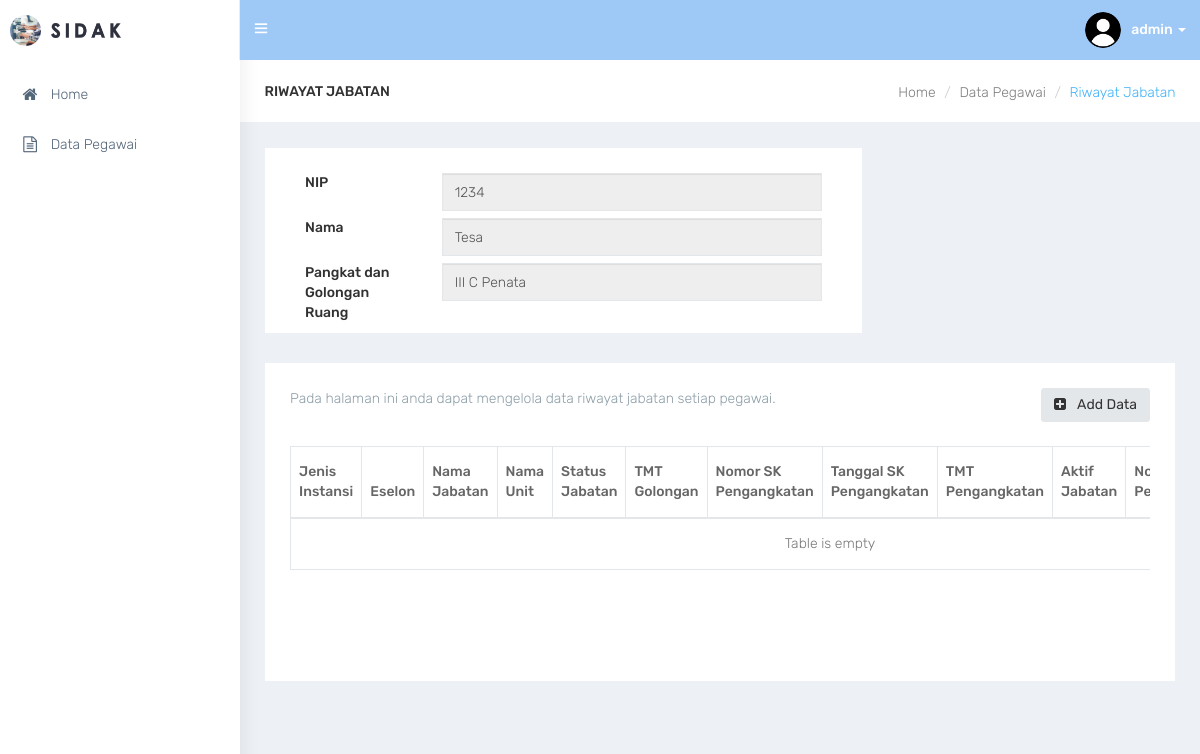
Before: /jabatan/2 (signed in) with the older database file.
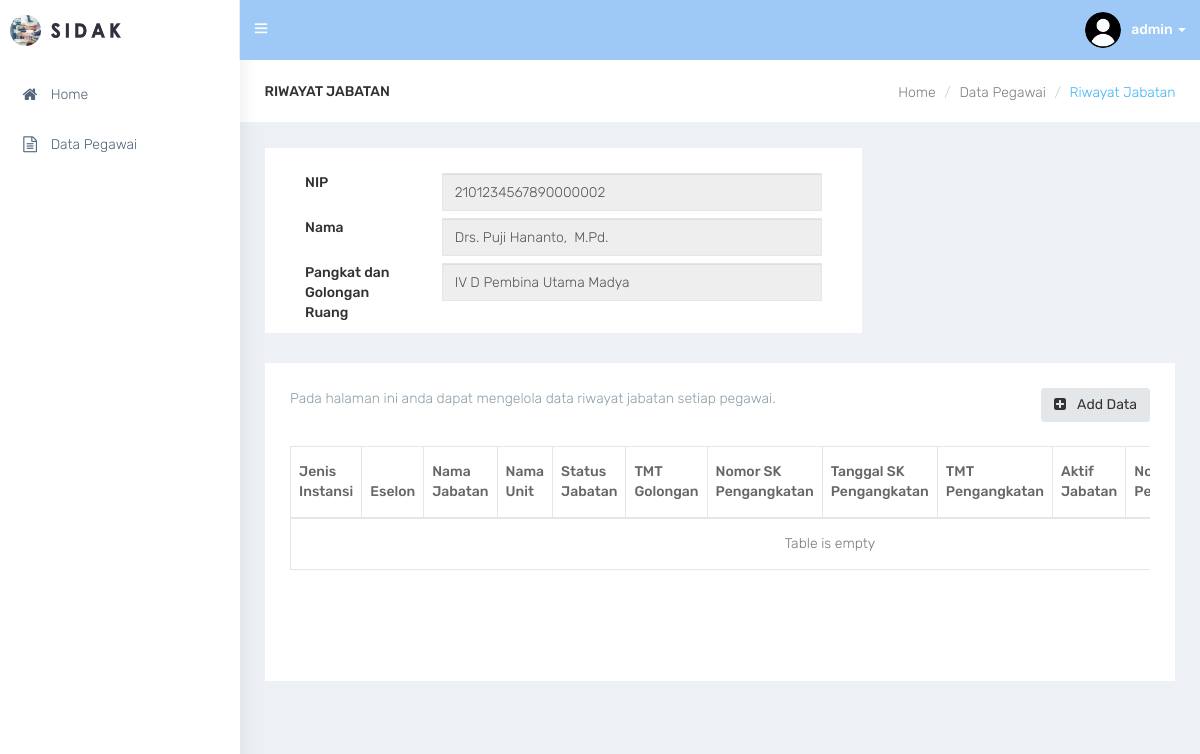
After: the same page with the newer database file.
### tables this page shows
CREATE TABLE `pegawai` (
  `pe_id` int(11) NOT NULL,
  `pe_nama` varchar(255) NOT NULL,
  `pe_nip` varchar(30) NOT NULL,
  `pa_id` int(11) NOT NULL,
  `pe_tempat_lahir` varchar(100) NOT NULL,
  `pe_tanggal_lahir` date NOT NULL,
  `pe_jenis_kelamin` varchar(20) NOT NULL,
  `ag_id` int(11) NOT NULL,
  `st_id` int(11) NOT NULL,
  `pe_no_hp` varchar(15) NOT NULL,
  `pe_email` varchar(100) NOT NULL,
  `pe_no_bpjs` varchar(30) NOT NULL,
  `pr_id` char(2) NOT NULL,
  `kb_id` char(4) NOT NULL,
  `kc_id` char(7) NOT NULL,
  `kl_id` char(10) NOT NULL,
  `pe_alamat` varchar(255) NOT NULL,
  `pe_hobi` varchar(100) NOT NULL
);

CREATE TABLE `pangkat` (
  `pa_id` int(11) NOT NULL,
  `pa_keterangan` varchar(100) NOT NULL
);

### jabatan.php (the view, shortened to what the changed rows need)
    <div id="page-wrapper">
        <div class="container-fluid">
            <div class="row bg-title">
                <div class="col-lg-3 col-md-4 col-sm-4 col-xs-12">
                    <h4 class="page-title">Riwayat Jabatan</h4>
                </div>
                <div class="col-lg-9 col-sm-8 col-md-8 col-xs-12">
                    <ol class="breadcrumb">
                        <li><a href="index">Home</a></li>
                        <li><a href="data">Data Pegawai</a></li>
                        <li class="active">Riwayat Jabatan</li>
                    </ol>
                </div>
            </div>
            <div class="row">
                <div class="col-sm-12">
                    <?php
                        require_once(__DIR__.'/lib/config.php');
                        if (isset($_GET['id'])) {
                            $id = $_GET['id'];
                            $peg_sql = "SELECT * FROM pegawai JOIN pangkat USING(pa_id) WHERE pe_id='$id'";
                            $peg_query = $conn->query($peg_sql);
                            $peg = $peg_query->fetch(PDO::FETCH_OBJ);
                        }
                    ?>
                </div>
            </div>
<div class="row">
                <div class="col-sm-8">
                    <div class="white-box">
                        <form>
                            <div class="form-group">
                                <label class="col-sm-3">NIP</label>
                                <div class="col-sm-9"><input type="text" name="nip" class="form-control" value="<?php echo $peg->pe_nip; ?>" disabled></div>
                                <br>
                            </div>
                            <div class="form-group">
                                <label class="col-sm-3">Nama</label>
                                <div class="col-sm-9"><input type="text" name="nama" class="form-control" value="<?php echo $peg->pe_nama; ?>" disabled></div>
                                <br>
                            </div>
                            <div class="form-group">
                                <label class="col-sm-3">Pangkat dan Golongan Ruang</label>
                                <div class="col-sm-9"><input type="text" name="pangkat" class="form-control" value="<?php echo $peg->pa_keterangan; ?>" disabled></div>
                                <br>
                            </div>
                        </form>
                    </div>
                </div>
            </div>
            <div class="row">
                <div class="col-sm-12">
                    <div class="white-box">
                        <a href="jabatan-add/<?php echo $id ?>" class="btn btn-default pull-right m-l-20 hidden-xs hidden-sm waves-effect waves-light"><i class="fa fa-plus-square fa-fw" aria-hidden="true"></i> Add Data</a>
                        <p class="text-muted">Pada halaman ini anda dapat mengelola data riwayat jabatan setiap pegawai.</p><br>
                        <div class="table-responsive">
                            <table class="table table-bordered" id="table_id">
                                <thead>
                                    <tr>
                                        <th>Jenis Instansi</th>
                                        <th>Eselon</th>
                                        <th>Nama Jabatan</th>
                                        <th>Nama Unit</th>
                                        <th>Status Jabatan</th>
                                        <th>TMT Golongan</th>
                                        <th>Nomor SK Pengangkatan</th>
                                        <th>Tanggal SK Pengangkatan</th>
                                        <th>TMT Pengangkatan</th>
                                        <th>Aktif Jabatan</th>
                                        <th>Nomor SK Pemberhentian</th>
                                    </tr>
                                </thead>
                                <tbody>
                                    <?php
                                        $sql = "SELECT * FROM jabatan JOIN pangkat USING(pa_id) WHERE pe_id='$id'";
                                        $query = $conn->query($sql);
                                        $check = $query->rowCount();
                                        if ($check >= 1) {
                                            while($data = $query->fetch(PDO::FETCH_OBJ)){
                                                echo '
                                                <tr>
                                                <td>'.$data->jb_jenis_instansi.'</td>
                                                <td>'.substr($data->pa_keterangan,0,5).'</td>
                                                <td>'.$data->jb_nama_jabatan.'</td>
                                                <td>'.$data->jb_nama_unit.'</td>
                                                <td>'.$data->jb_status_jabatan.'</td>
                                                <td>'.date("d/m/Y", strtotime($data->jb_tmt_golongan)).'</td>
                                                <td>'.$data->jb_no_sk_pengangkatan.'</td>
                                                <td>'.date("d/m/Y", strtotime($data->jb_tanggal_sk_pengangkatan)).'</td>
                                                <td>'.date("d/m/Y", strtotime($data->jb_tmt_pengangkatan)).'</td>
                                                <td>'.$data->jb_aktif_jabatan.'</td>
                                                <td>'.$data->jb_no_sk_pemberhentian.'</td>
                                                <td>'.date("d/m/Y", strtotime($data->jb_tanggal_sk_pemberhentian)).'</td>
                                                <td>'.date("d/m/Y", strtotime($data->jb_tmt_pemberhentian)).'</td>
                                                <td>
                                                    <a href="jabatan-edit/'.$data->jb_id.'" class="btn btn-default waves-effect waves-light"><i class="fa fa-pencil fa-fw" aria-hidden="true"></i></a>
                                                </td>
                                                </tr>';
                                            }
                                        }
                                        else{
                                            echo "
                                            <tr>
                                            <td colspan='12' style='text-align:center;'>Table is empty</td>
                                            </tr>";
                                        }
                                    ?>
                                </tbody>
                            </table><br><br><br><br>
                        </div>
                    </div>
                </div>
            </div>
        </div>
    </div>

Changed rows visible on the page:
changed pegawai: nip "1234" → "2101234567890000002"; nama "Tesa" → "Drs. Puji Hananto, M.Pd."; pangkat "III C Penata" → "IV D Pembina Utama Madya"
